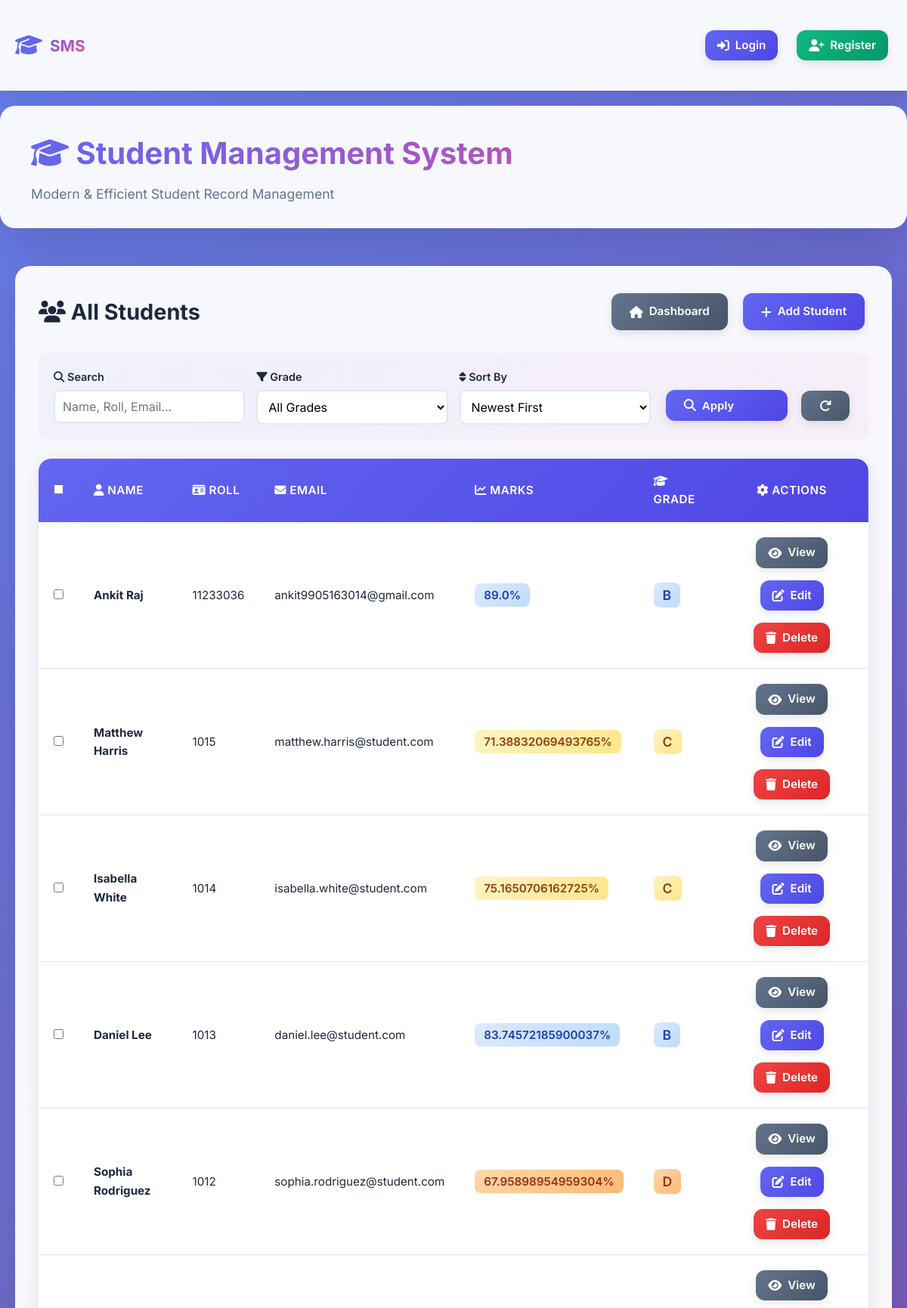
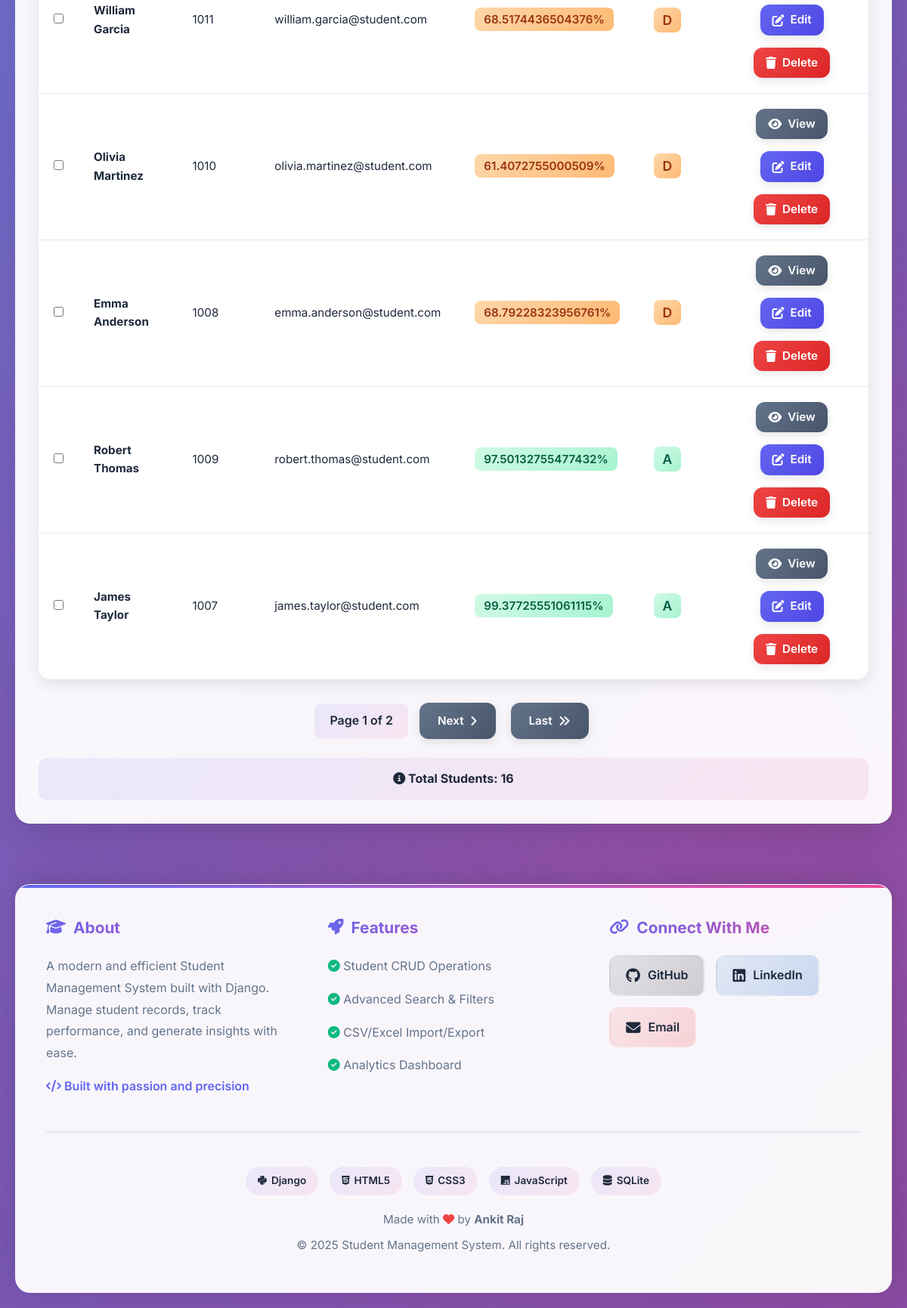
The page /students/ on the database its author committed (2 pictures, top to bottom).
### student/models.py (models this page shows, shortened)
class Student(models.Model):
    GRADE_CHOICES = [
        ('A', 'A Grade (90-100)'),
        ('B', 'B Grade (80-89)'),
        ('C', 'C Grade (70-79)'),
        ('D', 'D Grade (60-69)'),
        ('F', 'F Grade (0-59)'),
    ]
    GENDER_CHOICES = [
        ('M', 'Male'),
        ('F', 'Female'),
        ('O', 'Other'),
    ]
    user = models.OneToOneField(User, on_delete=models.CASCADE, null=True, blank=True, related_name='student_profile')
    name = models.CharField(max_length=100)
    roll_number = models.IntegerField(unique=True)
    email = models.EmailField(unique=True)
    phone = models.CharField(max_length=15, blank=True, null=True)
    date_of_birth = models.DateField(blank=True, null=True)
    gender = models.CharField(max_length=1, choices=GENDER_CHOICES, blank=True, null=True)
    photo = models.ImageField(upload_to='student_photos/', blank=True, null=True)
    address = models.TextField(blank=True, null=True)
    city = models.CharField(max_length=100, blank=True, null=True)
    state = models.CharField(max_length=100, blank=True, null=True)
    postal_code = models.CharField(max_length=10, blank=True, null=True)
    country = models.CharField(max_length=100, default='India')
    guardian_name = models.CharField(max_length=100, blank=True, null=True)
    guardian_phone = models.CharField(max_length=15, blank=True, null=True)
    guardian_email = models.EmailField(blank=True, null=True)
    guardian_relation = models.CharField(max_length=50, blank=True, null=True)
    marks = models.FloatField(
        validators=[MinValueValidator(0), MaxValueValidator(100)],
        help_text="Enter marks between 0 and 100"
    )
    grade = models.CharField(max_length=1, choices=GRADE_CHOICES, blank=True)
    admission_date = models.DateField(default=timezone.now)
    class_name = models.CharField(max_length=50, blank=True, null=True)
    section = models.CharField(max_length=10, blank=True, null=True)
    created_at = models.DateTimeField(default=timezone.now)
    updated_at = models.DateTimeField(auto_now=True)
    is_active = models.BooleanField(default=True)
    notes = models.TextField(blank=True, null=True, help_text="Internal notes about the student")
    class Meta:
        ordering = ['-created_at']
        indexes = [
            models.Index(fields=['roll_number']),
            models.Index(fields=['email']),
            models.Index(fields=['grade']),
            models.Index(fields=['class_name']),
        ]

### student/views.py (the view)
# urls.py: path('students/', views.student_list, name='student_list'),
def student_list(request):
    students = Student.objects.filter(is_active=True)
    search_query = request.GET.get('search', '')
    if search_query:
        students = students.filter(
            Q(name__icontains=search_query) |
            Q(roll_number__icontains=search_query) |
            Q(email__icontains=search_query)
        )
    grade_filter = request.GET.get('grade', '')
    if grade_filter:
        students = students.filter(grade=grade_filter)
    marks_min = request.GET.get('marks_min', '')
    marks_max = request.GET.get('marks_max', '')
    if marks_min:
        students = students.filter(marks__gte=marks_min)
    if marks_max:
        students = students.filter(marks__lte=marks_max)
    sort_by = request.GET.get('sort', '-created_at')
    valid_sorts = ['name', '-name', 'roll_number', '-roll_number', 'marks', '-marks', 'created_at', '-created_at']
    if sort_by in valid_sorts:
        students = students.order_by(sort_by)
    paginator = Paginator(students, 10)  # 10 students per page
    page_number = request.GET.get('page')
    page_obj = paginator.get_page(page_number)
    context = {
        'page_obj': page_obj,
        'search_query': search_query,
        'grade_filter': grade_filter,
        'marks_min': marks_min,
        'marks_max': marks_max,
        'sort_by': sort_by,
    }
    return render(request, 'student/student_list.html', context)

### student/templates/student/student_list.html (shortened to what this page needs)
{% extends 'base.html' %}
{% block content %}
<div class="card">
    <div class="header-actions">
        <h2><i class="fas fa-users"></i> All Students</h2>
        <div style="display: flex; gap: 10px; flex-wrap: wrap;">
            <a href="{% url 'dashboard' %}" class="btn btn-secondary"><i class="fas fa-home"></i> Dashboard</a>
            <a href="{% url 'student_create' %}" class="btn btn-primary"><i class="fas fa-plus"></i> Add Student</a>
        </div>
    </div>
    <form method="get"
        style="margin: 25px 0; padding: 20px; background: linear-gradient(135deg, rgba(99, 102, 241, 0.05) 0%, rgba(236, 72, 153, 0.05) 100%); border-radius: 12px;">
        <div style="display: grid; grid-template-columns: repeat(auto-fit, minmax(200px, 1fr)); gap: 15px;">
            <div>
                <label style="font-size: 0.9rem; margin-bottom: 6px; display: block;"><i class="fas fa-search"></i>
                    Search</label>
                <input type="text" name="search" value="{{ search_query }}" placeholder="Name, Roll, Email..."
                    style="width: 100%; padding: 10px; border: 2px solid var(--border); border-radius: 8px;">
            </div>
            <div>
                <label style="font-size: 0.9rem; margin-bottom: 6px; display: block;"><i class="fas fa-filter"></i>
                    Grade</label>
                <select name="grade" id="gradeSelect"
                    style="width: 100%; padding: 10px; border: 2px solid var(--border); border-radius: 8px;">
                    <option value="">All Grades</option>
                </select>
            </div>
            <div>
                <label style="font-size: 0.9rem; margin-bottom: 6px; display: block;"><i class="fas fa-sort"></i> Sort
                    By</label>
                <select name="sort" id="sortSelect"
                    style="width: 100%; padding: 10px; border: 2px solid var(--border); border-radius: 8px;">
                    <option value="-created_at">Newest First</option>
                </select>
            </div>
            <div style="display: flex; align-items: end; gap: 8px;">
                <button type="submit" class="btn btn-primary" style="flex: 1;"><i class="fas fa-search"></i>
                    Apply</button>
                <a href="{% url 'student_list' %}" class="btn btn-secondary"><i class="fas fa-redo"></i></a>
            </div>
        </div>
    </form>
    {% if page_obj %}
    <div class="table-container">
        <table>
            <thead>
                <tr>
                    <th style="width: 40px;"><input type="checkbox" id="selectAll" onclick="toggleSelectAll()"></th>
                    <th><i class="fas fa-user"></i> Name</th>
                    <th><i class="fas fa-id-card"></i> Roll</th>
                    <th><i class="fas fa-envelope"></i> Email</th>
                    <th><i class="fas fa-chart-line"></i> Marks</th>
                    <th><i class="fas fa-graduation-cap"></i> Grade</th>
                    <th style="text-align: center;"><i class="fas fa-cog"></i> Actions</th>
                </tr>
            </thead>
            <tbody>
                {% for student in page_obj %}
                <tr>
                    <td><input type="checkbox" class="student-checkbox" value="{{ student.id }}"></td>
                    <td><strong>{{ student.name }}</strong></td>
                    <td>{{ student.roll_number }}</td>
                    <td>{{ student.email }}</td>
                    <td>
                        <span style="padding: 6px 12px; border-radius: 8px; font-weight: 600;
                            background: {% if student.marks >= 90 %}linear-gradient(135deg, #d1fae5 0%, #a7f3d0 100%); color: #065f46;
                            {% elif student.marks >= 80 %}linear-gradient(135deg, #dbeafe 0%, #bfdbfe 100%); color: #1e40af;
                            {% elif student.marks >= 70 %}linear-gradient(135deg, #fef3c7 0%, #fde68a 100%); color: #92400e;
                            {% elif student.marks >= 60 %}linear-gradient(135deg, #fed7aa 0%, #fdba74 100%); color: #9a3412;
                            {% else %}linear-gradient(135deg, #fee2e2 0%, #fecaca 100%); color: #991b1b;{% endif %}">
                            {{ student.marks }}%
                        </span>
                    </td>
                    <td>
                        <span style="padding: 6px 12px; border-radius: 8px; font-weight: 600; font-size: 1.1rem;
                            background: {% if student.grade == 'A' %}linear-gradient(135deg, #d1fae5 0%, #a7f3d0 100%); color: #065f46;
                            {% elif student.grade == 'B' %}linear-gradient(135deg, #dbeafe 0%, #bfdbfe 100%); color: #1e40af;
                            {% elif student.grade == 'C' %}linear-gradient(135deg, #fef3c7 0%, #fde68a 100%); color: #92400e;
                            {% elif student.grade == 'D' %}linear-gradient(135deg, #fed7aa 0%, #fdba74 100%); color: #9a3412;
                            {% else %}linear-gradient(135deg, #fee2e2 0%, #fecaca 100%); color: #991b1b;{% endif %}">
                            {{ student.grade }}
                        </span>
                    </td>
                    <td class="actions">
                        <a href="{% url 'student_detail' student.pk %}" class="btn btn-secondary"
                            style="padding: 8px 16px; margin: 2px;">
                            <i class="fas fa-eye"></i> View
                        </a>
                        <a href="{% url 'student_update' student.pk %}" class="btn btn-primary"
                            style="padding: 8px 16px; margin: 2px;">
                            <i class="fas fa-edit"></i> Edit
                        </a>
                        <a href="{% url 'student_delete' student.pk %}" class="btn btn-danger"
                            style="padding: 8px 16px; margin: 2px;">
                            <i class="fas fa-trash"></i> Delete
                        </a>
                    </td>
                </tr>
                {% endfor %}
            </tbody>
        </table>
    </div>
    {% if page_obj.has_other_pages %}
    <div style="margin-top: 25px; display: flex; justify-content: center; align-items: center; gap: 10px;">
        <span
            style="padding: 10px 20px; background: linear-gradient(135deg, rgba(99, 102, 241, 0.1) 0%, rgba(236, 72, 153, 0.1) 100%); border-radius: 8px; font-weight: 600;">
            Page {{ page_obj.number }} of {{ page_obj.paginator.num_pages }}
        </span>
        {% if page_obj.has_next %}
        <a href="?page={{ page_obj.next_page_number }}&search={{ search_query }}&grade={{ grade_filter }}&sort={{ sort_by }}"
            class="btn btn-secondary">
            Next <i class="fas fa-angle-right"></i>
        </a>
        <a href="?page={{ page_obj.paginator.num_pages }}&search={{ search_query }}&grade={{ grade_filter }}&sort={{ sort_by }}"
            class="btn btn-secondary">
            Last <i class="fas fa-angle-double-right"></i>
        </a>
        {% endif %}
    </div>
    {% endif %}
    <div
        style="margin-top: 20px; padding: 15px; background: linear-gradient(135deg, rgba(99, 102, 241, 0.1) 0%, rgba(236, 72, 153, 0.1) 100%); border-radius: 12px; text-align: center;">
        <strong style="color: var(--dark);">
            <i class="fas fa-info-circle"></i> Total Students: {{ page_obj.paginator.count }}
        </strong>
    </div>
    {% endif %}
</div>
{% endblock %}

### rows shown on the page
Student: name "Ankit Raj", roll_number "11233036", email "ankit9905163014@gmail.com", marks "89.0", grade "B"
Student: name "Matthew Harris", roll_number "1015", email "matthew.harris@student.com", marks "71.38832069493765", grade "C"
Student: name "Isabella White", roll_number "1014", email "isabella.white@student.com", marks "75.1650706162725", grade "C"
Student: name "Daniel Lee", roll_number "1013", email "daniel.lee@student.com", marks "83.74572185900037", grade "B"
Student: name "Sophia Rodriguez", roll_number "1012", email "sophia.rodriguez@student.com", marks "67.95898954959304", grade "D"
Student: name "William Garcia", roll_number "1011", email "william.garcia@student.com", marks "68.5174436504376", grade "D"
Student: name "Olivia Martinez", roll_number "1010", email "olivia.martinez@student.com", marks "61.4072755000509", grade "D"
Student: name "Emma Anderson", roll_number "1008", email "emma.anderson@student.com", marks "68.79228323956761", grade "D"
Student: name "Robert Thomas", roll_number "1009", email "robert.thomas@student.com", marks "97.50132755477432", grade "A"
Student: name "James Taylor", roll_number "1007", email "james.taylor@student.com", marks "99.37725551061115", grade "A"

### other values the page prints
{{ page_obj.number }} "1"
{{ page_obj.paginator.num_pages }} "2"
{{ page_obj.paginator.count }} "16"
